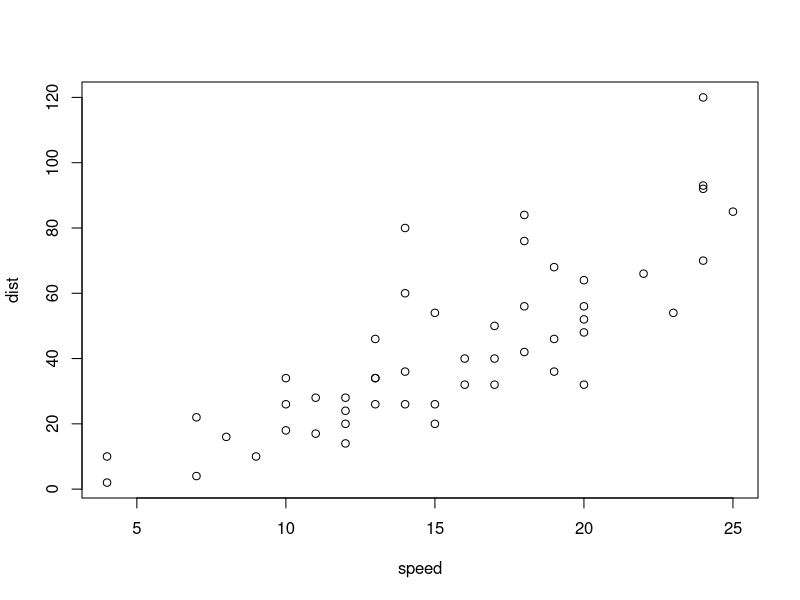
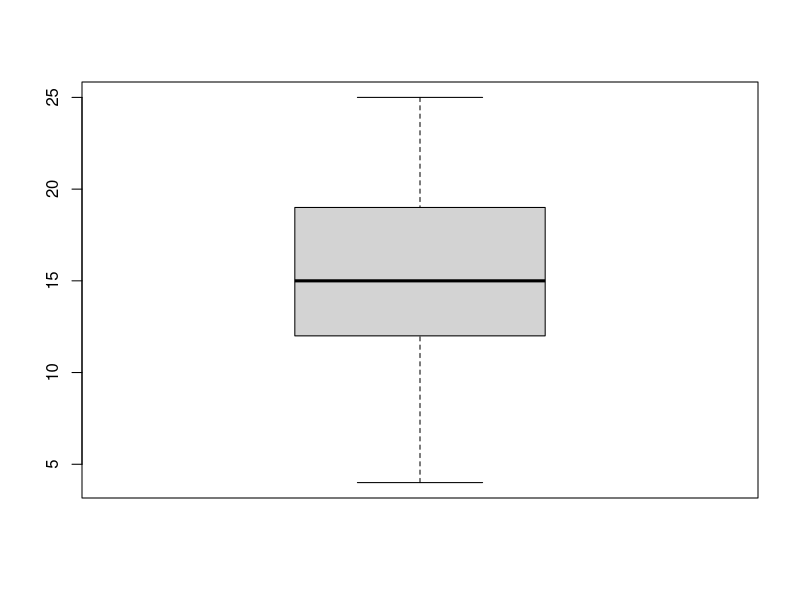

Here is the R script that generated these plots, in order:
## ---- chunk 1
plot(cars)
## ---- chunk 2
boxplot(cars$speed)
